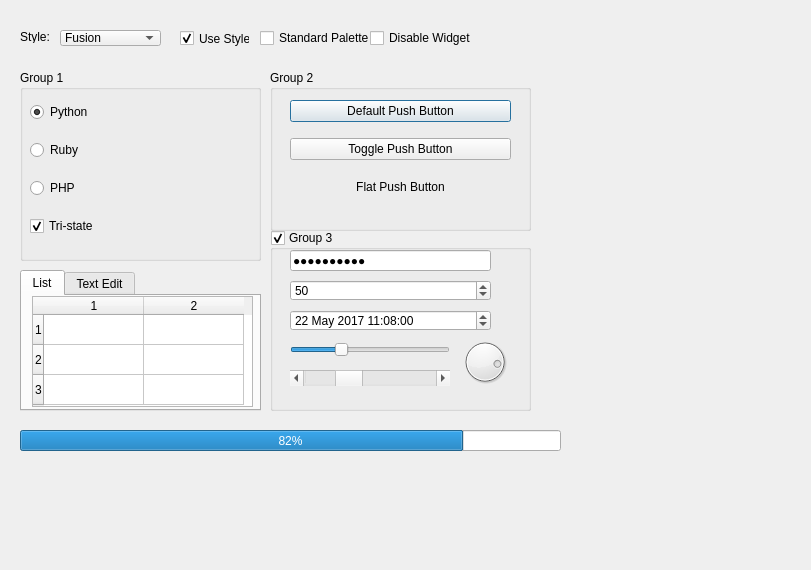
<?xml version="1.0" encoding="UTF-8"?>
<ui version="4.0">
 <class>Form</class>
 <widget class="QWidget" name="Form">
  <property name="geometry">
   <rect>
    <x>0</x>
    <y>0</y>
    <width>811</width>
    <height>570</height>
   </rect>
  </property>
  <property name="windowTitle">
   <string>Form</string>
  </property>
  <widget class="QLabel" name="label">
   <property name="geometry">
    <rect>
     <x>20</x>
     <y>30</y>
     <width>47</width>
     <height>13</height>
    </rect>
   </property>
   <property name="text">
    <string>Style:</string>
   </property>
  </widget>
  <widget class="QCheckBox" name="checkBox">
   <property name="geometry">
    <rect>
     <x>180</x>
     <y>30</y>
     <width>70</width>
     <height>17</height>
    </rect>
   </property>
   <property name="text">
    <string>Use Style's</string>
   </property>
   <property name="checked">
    <bool>true</bool>
   </property>
  </widget>
  <widget class="QComboBox" name="comboBox">
   <property name="geometry">
    <rect>
     <x>60</x>
     <y>30</y>
     <width>101</width>
     <height>16</height>
    </rect>
   </property>
   <item>
    <property name="text">
     <string>Fusion</string>
    </property>
   </item>
  </widget>
  <widget class="QCheckBox" name="checkBox_2">
   <property name="geometry">
    <rect>
     <x>260</x>
     <y>30</y>
     <width>111</width>
     <height>16</height>
    </rect>
   </property>
   <property name="text">
    <string>Standard Palette</string>
   </property>
  </widget>
  <widget class="QCheckBox" name="checkBox_3">
   <property name="geometry">
    <rect>
     <x>370</x>
     <y>30</y>
     <width>101</width>
     <height>16</height>
    </rect>
   </property>
   <property name="text">
    <string>Disable Widgets</string>
   </property>
  </widget>
  <widget class="QGroupBox" name="groupBox">
   <property name="geometry">
    <rect>
     <x>20</x>
     <y>70</y>
     <width>241</width>
     <height>191</height>
    </rect>
   </property>
   <property name="title">
    <string>Group 1</string>
   </property>
   <widget class="QWidget" name="verticalLayoutWidget">
    <property name="geometry">
     <rect>
      <x>10</x>
      <y>20</y>
      <width>221</width>
      <height>161</height>
     </rect>
    </property>
    <layout class="QVBoxLayout" name="verticalLayout">
     <item>
      <widget class="QRadioButton" name="radioButton">
       <property name="text">
        <string>Python</string>
       </property>
       <property name="checked">
        <bool>true</bool>
       </property>
      </widget>
     </item>
     <item>
      <widget class="QRadioButton" name="radioButton_3">
       <property name="text">
        <string>Ruby</string>
       </property>
      </widget>
     </item>
     <item>
      <widget class="QRadioButton" name="radioButton_2">
       <property name="text">
        <string>PHP</string>
       </property>
      </widget>
     </item>
     <item>
      <widget class="QCheckBox" name="checkBox_4">
       <property name="text">
        <string>Tri-state</string>
       </property>
       <property name="checked">
        <bool>true</bool>
       </property>
      </widget>
     </item>
    </layout>
   </widget>
  </widget>
  <widget class="QGroupBox" name="groupBox_2">
   <property name="geometry">
    <rect>
     <x>270</x>
     <y>70</y>
     <width>261</width>
     <height>161</height>
    </rect>
   </property>
   <property name="title">
    <string>Group 2</string>
   </property>
   <widget class="QWidget" name="verticalLayoutWidget_2">
    <property name="geometry">
     <rect>
      <x>20</x>
      <y>20</y>
      <width>221</width>
      <height>121</height>
     </rect>
    </property>
    <layout class="QVBoxLayout" name="verticalLayout_2">
     <item>
      <widget class="QPushButton" name="pushButton_2">
       <property name="text">
        <string>Default Push Button</string>
       </property>
       <property name="default">
        <bool>true</bool>
       </property>
      </widget>
     </item>
     <item>
      <widget class="QPushButton" name="pushButton">
       <property name="text">
        <string>Toggle Push Button</string>
       </property>
       <property name="checkable">
        <bool>false</bool>
       </property>
       <property name="checked">
        <bool>false</bool>
       </property>
       <property name="default">
        <bool>false</bool>
       </property>
      </widget>
     </item>
     <item>
      <widget class="QPushButton" name="pushButton_3">
       <property name="text">
        <string>Flat Push Button</string>
       </property>
       <property name="default">
        <bool>false</bool>
       </property>
       <property name="flat">
        <bool>true</bool>
       </property>
      </widget>
     </item>
    </layout>
   </widget>
  </widget>
  <widget class="QTabWidget" name="tabWidget">
   <property name="geometry">
    <rect>
     <x>20</x>
     <y>270</y>
     <width>241</width>
     <height>141</height>
    </rect>
   </property>
   <property name="currentIndex">
    <number>0</number>
   </property>
   <widget class="QWidget" name="tab">
    <attribute name="title">
     <string>List</string>
    </attribute>
    <widget class="QTableWidget" name="tableWidget">
     <property name="geometry">
      <rect>
       <x>10</x>
       <y>0</y>
       <width>221</width>
       <height>111</height>
      </rect>
     </property>
     <row>
      <property name="text">
       <string>1</string>
      </property>
     </row>
     <row>
      <property name="text">
       <string>2</string>
      </property>
     </row>
     <row>
      <property name="text">
       <string>3</string>
      </property>
     </row>
     <column>
      <property name="text">
       <string>1</string>
      </property>
     </column>
     <column>
      <property name="text">
       <string>2</string>
      </property>
     </column>
    </widget>
   </widget>
   <widget class="QWidget" name="Text_2">
    <attribute name="title">
     <string>Text Edit</string>
    </attribute>
   </widget>
  </widget>
  <widget class="QGroupBox" name="groupBox_3">
   <property name="geometry">
    <rect>
     <x>270</x>
     <y>230</y>
     <width>261</width>
     <height>181</height>
    </rect>
   </property>
   <property name="title">
    <string>Group 3</string>
   </property>
   <property name="checkable">
    <bool>true</bool>
   </property>
   <property name="checked">
    <bool>true</bool>
   </property>
   <widget class="QLineEdit" name="lineEdit">
    <property name="geometry">
     <rect>
      <x>20</x>
      <y>20</y>
      <width>201</width>
      <height>21</height>
     </rect>
    </property>
    <property name="text">
     <string>nknknwscec</string>
    </property>
    <property name="echoMode">
     <enum>QLineEdit::Password</enum>
    </property>
   </widget>
   <widget class="QSpinBox" name="spinBox">
    <property name="geometry">
     <rect>
      <x>20</x>
      <y>50</y>
      <width>201</width>
      <height>21</height>
     </rect>
    </property>
    <property name="value">
     <number>50</number>
    </property>
   </widget>
   <widget class="QDateTimeEdit" name="dateTimeEdit_2">
    <property name="geometry">
     <rect>
      <x>20</x>
      <y>80</y>
      <width>201</width>
      <height>21</height>
     </rect>
    </property>
    <property name="date">
     <date>
      <year>2017</year>
      <month>5</month>
      <day>22</day>
     </date>
    </property>
    <property name="time">
     <time>
      <hour>11</hour>
      <minute>8</minute>
      <second>0</second>
     </time>
    </property>
   </widget>
   <widget class="QSlider" name="horizontalSlider">
    <property name="geometry">
     <rect>
      <x>20</x>
      <y>110</y>
      <width>160</width>
      <height>19</height>
     </rect>
    </property>
    <property name="value">
     <number>30</number>
    </property>
    <property name="orientation">
     <enum>Qt::Horizontal</enum>
    </property>
   </widget>
   <widget class="QScrollBar" name="horizontalScrollBar">
    <property name="geometry">
     <rect>
      <x>20</x>
      <y>140</y>
      <width>160</width>
      <height>16</height>
     </rect>
    </property>
    <property name="value">
     <number>30</number>
    </property>
    <property name="orientation">
     <enum>Qt::Horizontal</enum>
    </property>
   </widget>
   <widget class="QDial" name="dial">
    <property name="geometry">
     <rect>
      <x>190</x>
      <y>100</y>
      <width>50</width>
      <height>64</height>
     </rect>
    </property>
    <property name="value">
     <number>82</number>
    </property>
   </widget>
  </widget>
  <widget class="QProgressBar" name="progressBar">
   <property name="geometry">
    <rect>
     <x>20</x>
     <y>430</y>
     <width>541</width>
     <height>21</height>
    </rect>
   </property>
   <property name="value">
    <number>82</number>
   </property>
  </widget>
 </widget>
 <resources/>
 <connections/>
</ui>
